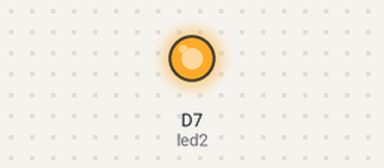
Recording of a sketch running on a simulated ESP8266 (NodeMCU). Shown: output pins drawn as LEDs (lit = HIGH).

Above: at 0.5 s.
At 26.5 s:
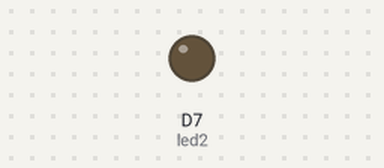
Timing chart, 0 to 28.0 s (numbered marks = the images above):
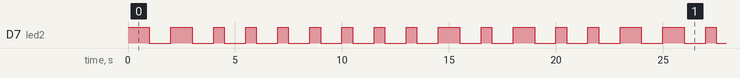

Measured:
- by itself, D7 (led2): moves between LOW and HIGH, repeating every 21.5 s
- by itself, everything shown: repeats every 21.5 s, in 26 steps

The sketch:

BlinkNameFirstName.ino
```cpp
int led2 = D7;

void setup() {
  pinMode(led2, OUTPUT);

}


void loop() {
//Showing "M"
digitalWrite(led2, HIGH);
  delay(1000); //Long Blink
  digitalWrite(led2, LOW);
  delay(1000);

  digitalWrite(led2, HIGH);
  delay(1000); //Long Blink
  digitalWrite(led2, LOW);
  delay(1000);
//Showing "E"
    digitalWrite(led2, HIGH);
  delay(500); //Short blink
  digitalWrite(led2, LOW);
  delay(1000);
//Showing "H"
digitalWrite(led2, HIGH);
  delay(500); //Short blink
  digitalWrite(led2, LOW);
  delay(1000);

  digitalWrite(led2, HIGH);
  delay(500); //Short blink
  digitalWrite(led2, LOW);
  delay(1000);

  digitalWrite(led2, HIGH);
  delay(500); //Short blink
  digitalWrite(led2, LOW);
  delay(1000);

  digitalWrite(led2, HIGH);
  delay(500); //Short blink
  digitalWrite(led2, LOW);
  delay(1000);
//Showing "U"
    digitalWrite(led2, HIGH);
  delay(500); //Short blink
  digitalWrite(led2, LOW);
  delay(1000);

  digitalWrite(led2, HIGH);
  delay(500); //Short blink
  digitalWrite(led2, LOW);
  delay(1000);

  digitalWrite(led2, HIGH);
  delay(1000); //Long Blink
  digitalWrite(led2, LOW);
  delay(1000);
//Showing "L"
    digitalWrite(led2, HIGH);
  delay(500); //Short blink
  digitalWrite(led2, LOW);
  delay(1000);

  digitalWrite(led2, HIGH);
  delay(1000); //Long Blink
  digitalWrite(led2, LOW);
  delay(1000);

    digitalWrite(led2, HIGH);
  delay(500); //Short blink
  digitalWrite(led2, LOW);
  delay(1000);


  digitalWrite(led2, HIGH);
  delay(500); //Short blink
  digitalWrite(led2, LOW);
  delay(1000);
}
```
